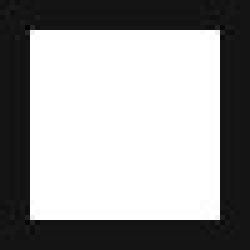
#> input picture glo/code/Image/carre.jpg, 50 x 50 px (shown 5 times larger)
$ python -i DetectionOrientation.py   (imports and definitions only)   (older library calls are emulated)
#> lines starting #> are read from the running program, lines starting #| are printed output that depends on the picture; after the words box and inside, x2 and y2 are one past the last pixel; in counts of white or black regions, pixels touching at a corner belong together; long printed decimals are rounded
#> further down, picture is the input picture: shape (50, 50, 3); min 1, max 255, mean 155.6
### glo/BlackPearl/robot/alignement/AlignementMur.py
import math

MAX_ORIENTATION = 10
MIN_ORIENTATION = 1

class AlignementMur():
    def __init__(self):
        self.ajustements = []

    # [18 lines left out: functions calculerAjustementRotation, ajusterOrientation, not called in this run]

### glo/BlackPearl/robot/vision/DetectionOrientation.py
import cv2
import math
from robot.alignement.AlignementMur import AlignementMur

class DetectionOrientation:
    def __init__(self, image):
        self.alignementMur= AlignementMur()
        self.imageCamera = image
        self.ajustements = []

    def calculerAjustementOrientation(self):
        orientation = self.trouverOrientation()
        if (abs(orientation) >= 2):
            ajustementOrientation = self.alignementMur.ajusterOrientation(orientation)
            print(ajustementOrientation)
            self.ajustements.append(ajustementOrientation)

    def trouverOrientation(self):
        imageGrise = cv2.cvtColor(self.imageCamera, cv2.COLOR_BGR2GRAY)
        blur = cv2.GaussianBlur(imageGrise, (3, 3), 0)
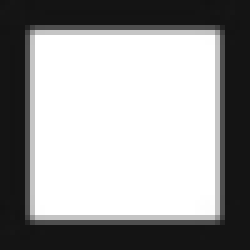
#> blur: shape (50, 50) (shown 5 times larger); min 18, max 255, mean 155.7
        filtreContours = cv2.Canny(blur, 225, 250)
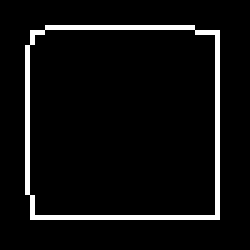
#> filtreContours: shape (50, 50) (shown 5 times larger); 5.9% white in thin lines or dots, all inside (x1, y1, x2, y2) = (5, 5, 44, 44)
        _, contours, hier = cv2.findContours(filtreContours.copy(), cv2.RETR_LIST, cv2.CHAIN_APPROX_SIMPLE)
#> contours = 2 contours; box (x1, y1, x2, y2) and area: (5, 5, 44, 44) 1429, (5, 5, 44, 44) 1427

        # cv2.imshow("Orientation", filtreContours)
        # cv2.waitKey(0)

        ligneHorizon = self.trouverLigneHorizon(contours)
        x0, y0, x1, y1 = self.trouverPointExtremeLigne(ligneHorizon)
        orientation = self.calculerOrientationHorizon(x0, y0, x1, y1)

        print("Orientation: %f" % orientation)
        # cv2.imshow("Orientation", self.imageCamera)
        # cv2.waitKey(0)
        return orientation

    def trouverLigneHorizon(self, contoursImage):
        maximum = cv2.arcLength(contoursImage[0], False)
#> maximum = 146.3
        for cont in contoursImage:
            temp = cv2.arcLength(cont, False)
            if (temp > maximum):
                maximum = temp
                contour_max = cont
#> this loop made 2 passes
#> temp on passes 1 to 2: 146.3, 120.7
#> after the loop, maximum = 146.3
#> (the run stopped early here; a loop or call above may not have finished)

$ run again, on glo/code/Image/cercle.jpg
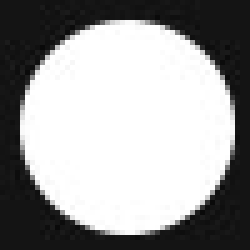
#> input picture glo/code/Image/cercle.jpg, 50 x 50 px (shown 5 times larger)
#> picture is the input picture: shape (50, 50, 3); min 9, max 255, mean 156.1
#> in trouverOrientation, `blur = cv2.GaussianBlur(imageGrise, (3, 3), 0)`:
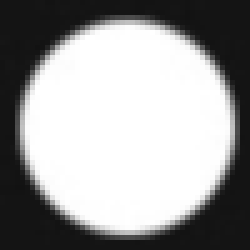
#> blur: shape (50, 50) (shown 5 times larger); min 18, max 255, mean 156.1
#> in trouverOrientation, `filtreContours = cv2.Canny(blur, 225, 250)`:
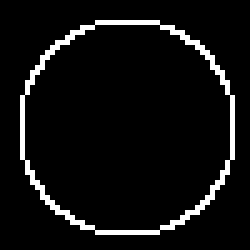
#> filtreContours: shape (50, 50) (shown 5 times larger); 6.4% white in thin lines or dots, all inside (x1, y1, x2, y2) = (4, 4, 47, 47)
#> contours = 2 contours; box (x1, y1, x2, y2) and area: (4, 4, 47, 47) 1458, (4, 4, 47, 47) 1420
#> in trouverLigneHorizon, `maximum = cv2.arcLength(contoursImage[0], False)`: maximum = 138.9
#> the loop in trouverLigneHorizon, `for cont in contoursImage:` made 2 passes
#> temp on passes 1 to 2: 138.9, 130.2

$ run again, on glo/code/Image/pentagone.jpg
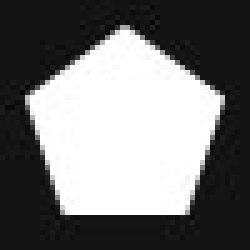
#> input picture glo/code/Image/pentagone.jpg, 50 x 50 px (shown 5 times larger)
#> picture is the input picture: shape (50, 50, 3); min 5, max 255, mean 118.5
#> in trouverOrientation, `filtreContours = cv2.Canny(blur, 225, 250)`:
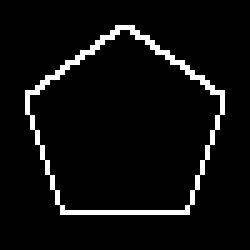
#> filtreContours: shape (50, 50) (shown 5 times larger); 5.5% white in thin lines or dots, all inside (x1, y1, x2, y2) = (5, 5, 45, 43)
#> contours = 2 contours; box (x1, y1, x2, y2) and area: (5, 5, 45, 43) 1053, (5, 5, 45, 43) 1025
#> in trouverLigneHorizon, `maximum = cv2.arcLength(contoursImage[0], False)`: maximum = 123.4
#> the loop in trouverLigneHorizon, `for cont in contoursImage:` made 2 passes
#> (temp, maximum) on pass 2: (125.6, 125.6)
#> after the loop in trouverLigneHorizon, `for cont in contoursImage:`: contour_max = contour of 52 points, box (x1, y1, x2, y2) (5, 5, 45, 43), area 1053; maximum = 125.6
#> ligneHorizon has the same summary as contour_max in trouverLigneHorizon
#> vx = [1]; vy = [0]; x = [24.5]; y = [23.54]
#> pointGauche = 23
#> in trouverPointExtremeLigne, `x0, y0 = (0, pointGauche)`: x0 = 0; y0 = 23
#> in trouverPointExtremeLigne, `x1, y1 = (self.imageCamera.shape[1] - 1, pointDroit)`: x1 = 49; y1 = 23
#> in trouverPointExtremeLigne, `cv2.line(self.imageCamera, (0, pointGauche), (self.imageCamera.shape[1..`:
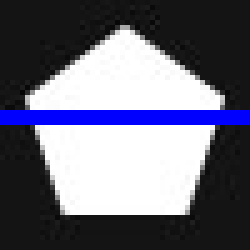
#> self.imageCamera: shape (50, 50, 3) (shown 5 times larger); 6% of pixels changed, all inside (x1, y1, x2, y2) = (0, 22, 50, 25)
#> in trouverOrientation, `x0, y0, x1, y1 = self.trouverPointExtremeLigne(ligneHorizon)`: x0 = 0; y0 = 23; x1 = 49; y1 = 23
#> mx = 49; my = 0
#> roll = -1.57
#> ajustement = 0
#| Orientation: 0
